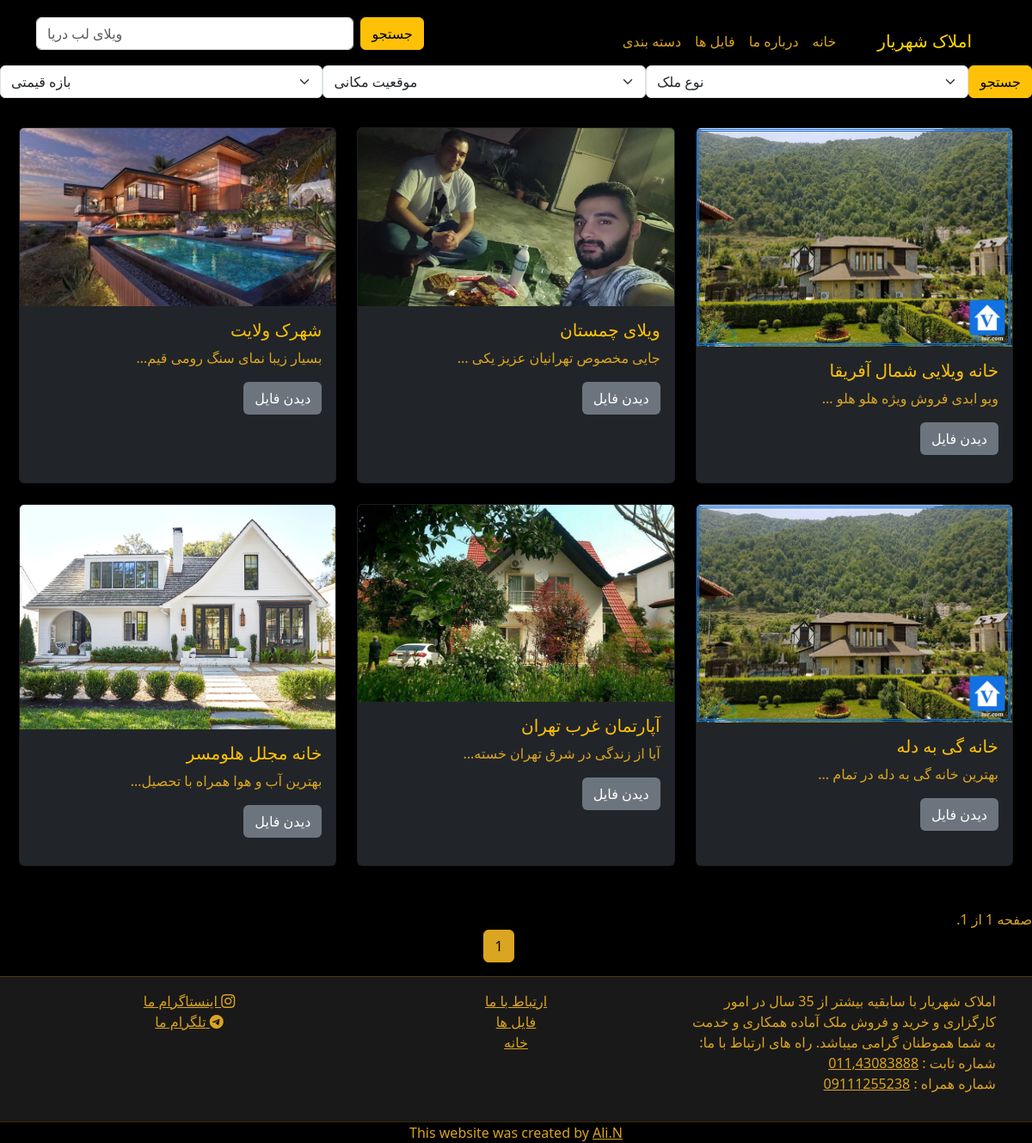
Screenshot of /files/ with the database file from the repository.
### pages/models.py (models this page shows, shortened)
class CaseModel(models.Model):
    title = models.CharField(max_length=120)
    description = models.TextField()
    date = models.DateTimeField(auto_now_add=True)
    image = models.ImageField(upload_to='images')
    image2 = models.ImageField(upload_to='images', null=True, blank=True, default=None)
    image3 = models.ImageField(upload_to='images', null=True, blank=True, default=None)
    image4 = models.ImageField(upload_to='images', null=True, blank=True, default=None)
    slug = models.SlugField(max_length=32, unique=True, allow_unicode=True, blank=True)
    location = models.ForeignKey(to=LocationCategory, on_delete=models.PROTECT, blank=True, null=True)
    price_range = models.ForeignKey(to=PriceCategory, on_delete=models.PROTECT, blank=True, null=True, default=2)
    type_r = models.ForeignKey(to=TypeCategory, on_delete=models.PROTECT, blank=True, null=True,)
    def get_absolute_url(self):
        return reverse("file_page", kwargs={"slug": self.slug})

### pages/views.py (the view)
# urls.py: path('files/', FilesListView.as_view(), name='files_page'),
class FilesListView(ListView):
    model = CaseModel
    template_name = 'pages/files.html'
    context_object_name = 'cases'
    paginate_by = 12
    def get_context_data(self, **kwargs: Any) -> dict[str, Any]:
        context = super().get_context_data(**kwargs)
        context['price_category'] = PriceCategory.objects.all()
        context['location_category'] = LocationCategory.objects.all()
        context['type_categoty'] = TypeCategory.objects.all()
        return context

### pages/models.py (called while the page is built)
    def __str__(self) -> str:
        return self.location_title

    def __str__(self) -> str:
        return self.price_range

    def __str__(self) -> str:
        return self.type_r

### templates/pages/files.html (shortened to what this page needs)
{% extends "base.html" %}
{% block content %}
<form action="{% url "filtered_results" %}" method='get' style="direction: ltr; align-self: center;" class="d-flex" role="search">
  <select name="q1" class="form-select" aria-label="Default select example">
    <option selected value=NULL>بازه قیمتی</option>
  </select>
  <select name="q2" class="form-select" aria-label="Default select example">
    <option selected value=NULL>موقعیت مکانی</option>
  </select>
  <select name="q3" class="form-select" aria-label="Default select example">
    <option selected value=NULL>نوع ملک</option>
  </select>
  <button class="btn btn-warning" type="submit">جستجو</button>
</form>
<div style="margin: 10px;" class="row row-cols-1 row-cols-md-3 g-4">
    {% for case in cases%}
    <div class="col">
      <div class="card h-100 text-bg-dark mb-3">
        <img src={{ case.image.url }} class="card-img-top" alt="فایل املاک">
        <div class="card-body">
          <h5 class="card-title text-warning">{{ case.title }}</h5>
          <p style="color: goldenrod;" class="card-text">{{ case.description|slice:30 }}...</p>
          <a href={{ case.get_absolute_url }} class="btn text-bg-secondary">دیدن فایل</a>
        </div>
      </div>
    </div>
    {% endfor %}
</div>
<div style="margin-top: 50px;" class="pagination">
    <span style="text-align: right; align-items: flex-end;" class="step-links">
        <span style="text-align: right;" class="current">
            صفحه {{ page_obj.number }} از {{ page_obj.paginator.num_pages }}.
        </span>
    </span>
</div>
<nav aria-label="Page navigation example">
    <ul class="pagination justify-content-center">
      <li class="page-item active"><a class="page-link" href="?page={{ page_obj.number }}" aria-current="page">{{ page_obj.number }}</a></li>
    </ul>
</nav>
{% endblock content %}

### templates/base.html (style rules this page uses)
.card { display:inline-block; }
a { color: goldenrod; }

### templates/pages/files.html (style rules this page uses)
.pagination > li > a { background-color: dimgray; color: goldenrod; border-color: yellow }
.pagination > .active > a { color: black; background-color: goldenrod !Important; border: solid 1px goldenrod !Important; }

### rows the page displays
CaseModel: image (picture), title "خانه ویلایی شمال آفریقا", description "ویو ابدی فروش ویژه هلو هلو"
CaseModel: image (picture), title "ویلای چمستان", description "جایی مخصوص تهرانیان عزیز یکی"
CaseModel: image (picture), title "شهرک ولایت", description "بسیار زیبا نمای سنگ رومی قیم"
CaseModel: image (picture), title "خانه گی به دله", description "بهترین خانه گی به دله در تمام"
CaseModel: image (picture), title "آپارتمان غرب تهران", description "آیا از زندگی در شرق تهران خسته"
CaseModel: image (picture), title "خانه مجلل هلومسر", description "بهترین آب و هوا همراه با تحصیل"

### other values shown
{{ page_obj.paginator.num_pages }} "1"
{{ page_obj.number }} "1"
